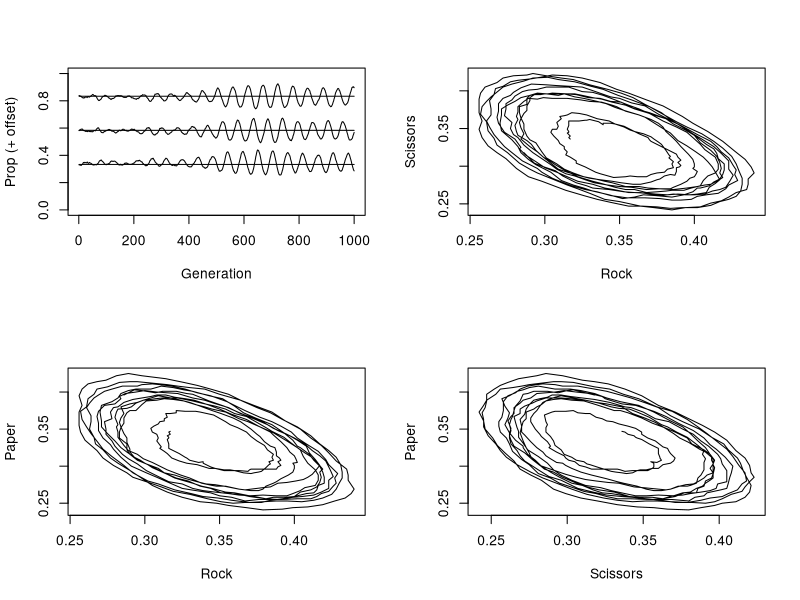

This figure's R source:
# Rock-Paper-Scissors clonal model

# General Assumptions
# 1. The population consists of three behavioral clones: Rock, Paper, Scissors
# 2. The payoffs are symmetrical.
# 3. Fitness is equal to some initial quantity plus payoff.

# Payoff Matrix
#                       Opponent
# Self       Rock        Paper       Scissors
# Rock       -epsilon    -1           1 
# Paper       1          -epsilon    -1
# Scissors   -1          1           -epsilon


rm(list=ls())

# Code: Rock=1, Scissors=2, Paper=3
Rock = 1
Scissors = 2
Paper = 3

fitness = function(morph, payoff.mat, n.pop) {
    opponent <-sample(morph)
    fit <- matrix(0, n.pop, 1)
    for(i.receiver in 1:3) {
        for(i.opponent in 1:3) {
            fit[morph==i.receiver & opponent==i.opponent] <- 5 + payoff.mat[i.receiver, i.opponent]
        }
    }
    prop.rock <- sum(fit[morph==Rock]) / sum(fit)
    prop.scissors <- sum(fit[morph==Scissors]) / sum(fit)
    prop.paper <- sum(fit[morph==Paper]) / sum(fit)
    return(c(prop.rock, prop.scissors, prop.paper))
}    

#### MAIN PROGRAM ####
set.seed(100)
N.Pop = 1000
Maxgen = 1000
Output = matrix(0, Maxgen, 4)
Prop.Rock = 0.33
N.Rock = round(Prop.Rock * N.Pop)
Prop.Scissors = 0.33
N.Scissors = round(Prop.Scissors * N.Pop)
# Set up morph vector initially with all Paper
Morph = matrix(Paper, N.Pop, 1)
# Payoff matrix
Epsilon = 0.1    # quantification of same morph interaction
Payoff.Mat = matrix(c(-Epsilon,-1,1,1,-Epsilon,-1,-1,1,-Epsilon), 3, 3)

for(i in 1:Maxgen) {
    Output[i, 1] = i
    # reset Morph to all Paper
    Morph[1:N.Pop] = Paper
    # do the Rocks first
    Morph[1:N.Rock] = Rock
    # separator indices
    n1 = N.Rock + 1
    n2 = n1 + N.Scissors
    Morph[n1:n2] = Scissors
    N.Rock = length(Morph[Morph==Rock])
    N.Scissors = length(Morph[Morph==Scissors])
    N.Paper = length(Morph[Morph==Paper])
    Output[i, 2] = N.Rock / N.Pop
    Output[i, 3] = N.Scissors / N.Pop
    Output[i, 4] = N.Paper / N.Pop
    # calculate next iteration
    Props = fitness(Morph, Payoff.Mat, N.Pop)
    N.Rock = round(N.Pop * Props[Rock])
    N.Scissors = round(N.Pop * Props[Scissors])
}    

# Output
par(mfrow=c(2,2))
Offset1 = 0.25
Offset2 = Offset1 * 2
Startgen = 400

plot(Output[,1], Output[,2], type='l', xlab='Generation', ylab='Prop (+ offset)', ylim=c(0, 1))
lines(Output[,1], Output[,3] + Offset1)
lines(Output[,1], Output[,4] + Offset2)
# add lines for expected values
lines(Output[,1], rep(1/3, Maxgen))
lines(Output[,1], rep(1/3 + Offset1, Maxgen))
lines(Output[,1], rep(1/3 + Offset2, Maxgen))
# phase plots of pairwise morphs
plot(Output[Startgen:Maxgen,2], Output[Startgen:Maxgen,3], type='l', xlab='Rock', ylab='Scissors')
plot(Output[Startgen:Maxgen,2], Output[Startgen:Maxgen,4], type='l', xlab='Rock', ylab='Paper')
plot(Output[Startgen:Maxgen,3], Output[Startgen:Maxgen,4], type='l', xlab='Scissors', ylab='Paper')
print(c('Mean Proportions (R, S, P) from Generation', Startgen, 'to', Maxgen))
print(c(mean(Output[Startgen:Maxgen, 2]), mean(Output[Startgen:Maxgen, 3]), mean(Output[Startgen:Maxgen, 4])))

